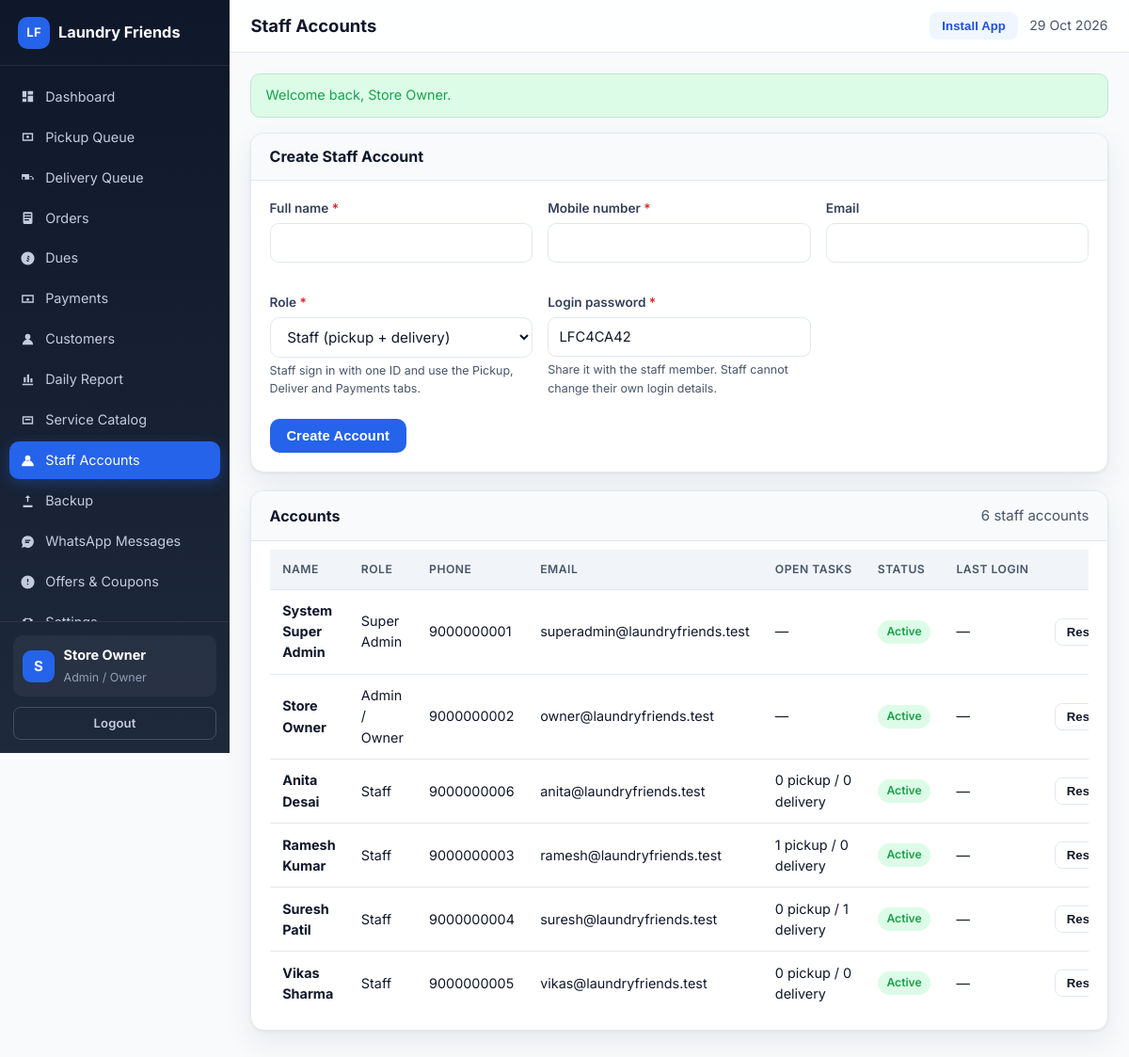
/admin/staff.php (signed in), run on the app's committed database.
### tables this page shows
CREATE TABLE IF NOT EXISTS users (
  id INT UNSIGNED AUTO_INCREMENT PRIMARY KEY,
  role ENUM('super_admin','admin','staff','customer') NOT NULL DEFAULT 'customer',
  name VARCHAR(100) NOT NULL,
  email VARCHAR(150) NULL,
  phone VARCHAR(20) NULL,
  phone_key VARCHAR(20) NULL,
  password_hash VARCHAR(255) NOT NULL,
  is_active TINYINT(1) NOT NULL DEFAULT 1,
  must_change_password TINYINT(1) NOT NULL DEFAULT 0,
  last_login_at DATETIME NULL,
  created_by INT UNSIGNED NULL,
  created_at DATETIME NOT NULL DEFAULT CURRENT_TIMESTAMP,
  updated_at DATETIME NOT NULL DEFAULT CURRENT_TIMESTAMP ON UPDATE CURRENT_TIMESTAMP,
  UNIQUE KEY uq_users_email (email),
  UNIQUE KEY uq_users_phone_key (phone_key),
  KEY idx_users_role (role),
  KEY idx_users_active (is_active)
);

### config/helpers.php (called while the page is built, shortened)
<?php
function e(?string $value): string
{
    return htmlspecialchars((string) $value, ENT_QUOTES | ENT_SUBSTITUTE, 'UTF-8');
}
function url(string $path = ''): string
{
    return BASE_URL . '/' . ltrim($path, '/');
}
function asset(string $path): string
{
    $suffix = '';
    if (strpos($path, '?') === false && preg_match('/\.(js|css)$/', $path) === 1) {
        $suffix = '?v=' . APP_ASSET_VERSION;
    }
    return url($path) . $suffix;
}
function take_flashes(): array
{
    $flashes = $_SESSION['_flash'] ?? [];
    return $flashes;
}
function role_label(string $role): string
{
    $map = [
        'super_admin' => 'Super Admin',
        'admin' => 'Admin / Owner',
        'staff' => 'Staff',
        'pickup' => 'Staff',
        'delivery' => 'Staff',
        'customer' => 'Customer',
    ];
    return $map[$role] ?? ucfirst($role);
}
function staff_roles(): array
{
    return ['staff', 'pickup', 'delivery'];
}
function format_datetime(?string $date): string
{
    if ($date === null || $date === '') {
        return '—';
    }
    $ts = strtotime($date);
    return $ts === false ? '—' : date('d M Y, h:i A', $ts);
}

### config/auth.php (called while the page is built, shortened)
<?php
function current_user(): ?array
{
    static $user = null;
    static $loaded = false;
    if ($loaded) {
        return $user;
    }
    $loaded = true;
    $user = db_row('SELECT * FROM users WHERE id = ? AND is_active = 1', [(int) $_SESSION['user_id']]);
    return $user;
}
function require_login(bool $allowPasswordChange = false): array
{
    $user = current_user();
    return $user;
}
function require_roles(array $roles): array
{
    $user = require_login();
    return $user;
}
function require_admin(): array
{
    return require_roles(['super_admin', 'admin']);
}

### config/db.php (called while the page is built, shortened)
<?php
function db(): PDO
{
    static $pdo = null;
    if ($pdo instanceof PDO) {
        return $pdo;
    }
    $dsn = 'mysql:host=' . DB_HOST . ';port=' . DB_PORT . ';dbname=' . DB_NAME . ';charset=utf8mb4';
    try {
        $pdo = new PDO($dsn, DB_USER, DB_PASS, [
            PDO::ATTR_ERRMODE => PDO::ERRMODE_EXCEPTION,
            PDO::ATTR_DEFAULT_FETCH_MODE => PDO::FETCH_ASSOC,
            PDO::ATTR_EMULATE_PREPARES => false,
        ]);
        $pdo->exec("SET time_zone = '" . DB_TIMEZONE . "'");
    } catch (PDOException $e) {
        app_log_throwable($e);
        throw new RuntimeException('Database connection failed. Please try again in a moment.', 0, $e);
    }
    return $pdo;
}
function db_all(string $sql, array $params = []): array
{
    $stmt = db()->prepare($sql);
    $stmt->execute($params);
    return $stmt->fetchAll();
}
function db_row(string $sql, array $params = []): ?array
{
    $stmt = db()->prepare($sql);
    $stmt->execute($params);
    $row = $stmt->fetch();
    return $row === false ? null : $row;
}

### admin/staff.php (the view, shortened to what this page needs)
<?php
require_once dirname(__DIR__) . '/includes/layout.php';
$user = require_admin();
$staffRows = db_all(
    "SELECT u.*,
            (SELECT COUNT(*) FROM orders o WHERE o.pickup_staff_id = u.id AND o.status IN ('new','pickup_assigned')) AS pickup_tasks,
            (SELECT COUNT(*) FROM orders o WHERE o.delivery_staff_id = u.id AND o.status IN ('ready_for_delivery','out_for_delivery')) AS delivery_tasks
     FROM users u
     WHERE u.role IN ('super_admin','admin','staff','pickup','delivery')
     ORDER BY u.role, u.name"
);
layout_start('Staff Accounts', 'app');
?>
<div class="panel">
    <div class="panel-head"><h2>Create Staff Account</h2></div>
    <div class="panel-body">
        <form method="post" action="<?= e(url('admin/staff.php')) ?>">
            <div class="form-grid">
                <div class="form-group">
                    <label for="name" class="required">Full name</label>
                    <input type="text" id="name" name="name" required>
                </div>
                <div class="form-group">
                    <label for="phone" class="required">Mobile number</label>
                    <input type="tel" inputmode="tel" maxlength="16" id="phone" name="phone" required title="10-digit mobile number">
                </div>
                <div class="form-group">
                    <label for="email">Email</label>
                    <input type="email" id="email" name="email">
                </div>
                <div class="form-group">
                    <label for="role" class="required">Role</label>
                    <select name="role" id="role">
                        <option value="staff">Staff (pickup + delivery)</option>
                    </select>
                    <div class="help">Staff sign in with one ID and use the Pickup, Deliver and Payments tabs.</div>
                </div>
                <div class="form-group">
                    <label for="password" class="required">Login password</label>
                    <input type="text" id="password" name="password" value="LF<?= e(strtoupper(bin2hex(random_bytes(3)))) ?>" required>
                    <div class="help">Share it with the staff member. Staff cannot change their own login details.</div>
                </div>
            </div>
            <div class="form-actions">
                <button class="btn" type="submit">Create Account</button>
            </div>
        </form>
    </div>
</div>
<div class="panel">
    <div class="panel-head">
        <h2>Accounts</h2>
        <span class="subtle"><?= e((string) count($staffRows)) ?> staff accounts</span>
    </div>
    <div class="panel-body tight">
        <div class="table-wrap">
            <table class="data">
                <thead>
                    <tr>
                        <th>Name</th>
                        <th>Role</th>
                        <th>Phone</th>
                        <th>Email</th>
                        <th>Open Tasks</th>
                        <th>Status</th>
                        <th>Last Login</th>
                        <th class="actions">Actions</th>
                    </tr>
                </thead>
                <tbody>
                <?php foreach ($staffRows as $staff): ?>
                    <tr>
                        <td><strong><?= e($staff['name']) ?></strong></td>
                        <td><?= e(role_label((string) $staff['role'])) ?></td>
                        <td><?= e((string) ($staff['phone'] ?? '—')) ?></td>
                        <td><?= e((string) ($staff['email'] ?? '—')) ?></td>
                        <td><?= in_array($staff['role'], staff_roles(), true) ? e((string) $staff['pickup_tasks'] . ' pickup / ' . (string) $staff['delivery_tasks'] . ' delivery') : '—' ?></td>
                        <td>
                            <span class="badge <?= (int) $staff['is_active'] === 1 ? 'badge-success' : 'badge-muted' ?>">
                                <?= (int) $staff['is_active'] === 1 ? 'Active' : 'Disabled' ?>
                            </span>
                        </td>
                        <td><?= e(format_datetime($staff['last_login_at'])) ?></td>
                        <td class="actions">
                            <form method="post" style="display:inline;">
                                <button class="btn btn-sm btn-ghost" type="submit">Reset password</button>
                            </form>
                        </td>
                    </tr>
                <?php endforeach; ?>
                </tbody>
            </table>
        </div>
    </div>
</div>
<?php layout_end(); ?>

### includes/layout.php (shortened to what this page needs)
<?php
function layout_nav_items(): array
{
    $user = current_user();
    return [];
}
function layout_is_active(string $href): bool
{
    $self = basename($_SERVER['SCRIPT_NAME'] ?? '');
    $target = basename($href);
    if ($self === $target) {
        return true;
    }
    $selfDir = basename(dirname($_SERVER['SCRIPT_NAME'] ?? ''));
    $targetDir = basename(dirname($href));
    return $self === $target && $selfDir === $targetDir;
}
function layout_start(string $title, string $layout = 'app'): void
{
    $user = current_user();
    $flashes = take_flashes();
    ?><!DOCTYPE html>
<html lang="en">
<head>
<link rel="stylesheet" href="<?= e(asset('assets/css/app.css')) ?>">
</head>
<body class="layout-<?= e($layout) ?>">
<?php if ($layout === 'public'): ?>
<header class="public-header">
    <div class="container nav-row">
        <a class="brand" href="<?= e(url('index.php')) ?>">
            <span class="brand-mark">LF</span>
            <span><?= e(APP_NAME) ?></span>
        </a>
        <nav class="public-nav">
            <a href="<?= e(url('index.php')) ?>#services">Services</a>
            <a href="<?= e(url('index.php')) ?>#how">How it works</a>
            <a href="<?= e(url('index.php')) ?>#contact">Contact</a>
            <button class="btn btn-soft btn-sm install-btn" type="button" data-install-app>Install App</button>
            <?php if ($user !== null): ?>
                <a class="btn btn-primary btn-sm" href="<?= e(url(home_for_role($user['role']))) ?>">Go to Dashboard</a>
                <a class="btn btn-ghost btn-sm" href="<?= e(url('logout.php')) ?>">Logout</a>
            <?php else: ?>
                <a class="btn btn-ghost btn-sm" href="<?= e(url('login.php')) ?>">Login</a>
                <a class="btn btn-primary btn-sm" href="<?= e(url('customer/schedule-pickup.php')) ?>">Schedule Pickup</a>
            <?php endif; ?>
        </nav>
    </div>
</header>
<?php elseif ($layout === 'app'): ?>
<div class="app-shell">
    <aside class="sidebar" id="sidebar">
        <div class="sidebar-brand">
            <a class="brand" href="<?= e(url('index.php')) ?>">
                <span class="brand-mark">LF</span>
                <span><?= e(APP_NAME) ?></span>
            </a>
        </div>
        <nav class="sidebar-nav">
            <?php foreach (layout_nav_items() as $item): ?>
                <a class="nav-link<?= layout_is_active($item['href']) ? ' active' : '' ?>" href="<?= e(url($item['href'])) ?>">
                    <svg viewBox="0 0 24 24" aria-hidden="true"><path d="<?= e($item['icon']) ?>"/></svg>
                    <span><?= e($item['label']) ?></span>
                </a>
            <?php endforeach; ?>
        </nav>
        <div class="sidebar-footer">
            <div class="user-chip">
                <div class="avatar"><?= e(strtoupper(mb_substr($user['name'] ?? 'U', 0, 1))) ?></div>
                <div>
                    <strong><?= e($user['name'] ?? 'Guest') ?></strong>
                    <small><?= e(role_label($user['role'] ?? '')) ?></small>
                </div>
            </div>
            <a class="btn btn-ghost btn-sm btn-block" href="<?= e(url('logout.php')) ?>">Logout</a>
        </div>
    </aside>
    <div class="app-main">
        <header class="app-topbar">
            <h1 class="page-title"><?= e($title) ?></h1>
            <div class="topbar-right">
                <button class="btn btn-sm btn-soft install-btn" type="button" data-install-app>Install App</button>
                <span class="today-label"><?= e(date('d M Y')) ?></span>
            </div>
        </header>
        <main class="app-content">
<?php endif; ?>
<?php foreach ($flashes as $flash): ?>
    <div class="alert alert-<?= e($flash['type']) ?>"><?= e($flash['message']) ?></div>
<?php endforeach; ?>
<?php
}
function layout_end(): void
{
    $layout = $GLOBALS['__layout'] ?? 'app';
    ?>
<?php if ($layout === 'app'): ?>
        </main>
    </div>
</div>
<?php elseif ($layout === 'customer'): ?>
</main>
<?php layout_bottom_nav(); ?>
<?php endif; ?>
</body>
</html>
<?php
}
function layout_bottom_nav(): void
{
    $user = current_user();
    if ($user === null || !in_array($user['role'], array_merge(staff_roles(), ['customer']), true)) {
        return;
    }
    ?>
    <?php
}

### data on the page
users: name "S", name "Store Owner", role "Admin / Owner", phone "9000000002", email "owner@laundryfriends.test", is_active "Active", last_login_at "—"
users: name "System Super Admin", role "Super Admin", phone "9000000001", email "superadmin@laundryfriends.test", is_active "Active", last_login_at "—"
users: name "Anita Desai", role "Staff", phone "9000000006", email "anita@laundryfriends.test", delivery_tasks "0 pickup / 0 delivery", is_active "Active", last_login_at "—"
users: name "Ramesh Kumar", role "Staff", phone "9000000003", email "ramesh@laundryfriends.test", delivery_tasks "1 pickup / 0 delivery", is_active "Active", last_login_at "—"
users: name "Suresh Patil", role "Staff", phone "9000000004", email "suresh@laundryfriends.test", delivery_tasks "0 pickup / 1 delivery", is_active "Active", last_login_at "—"
users: name "Vikas Sharma", role "Staff", phone "9000000005", email "vikas@laundryfriends.test", delivery_tasks "0 pickup / 0 delivery", is_active "Active", last_login_at "—"

### other printed values
APP_NAME "Laundry Friends"
$item['label'] "Dashboard"
$item['label'] "Pickup Queue"
$item['label'] "Delivery Queue"
$item['label'] "Orders"
$item['label'] "Dues"
$item['label'] "Payments"
$item['label'] "Customers"
$item['label'] "Daily Report"
$item['label'] "Service Catalog"
$item['label'] "Staff Accounts"
$item['label'] "Backup"
$item['label'] "WhatsApp Messages"
$item['label'] "Offers & Coupons"
$title "Staff Accounts"
